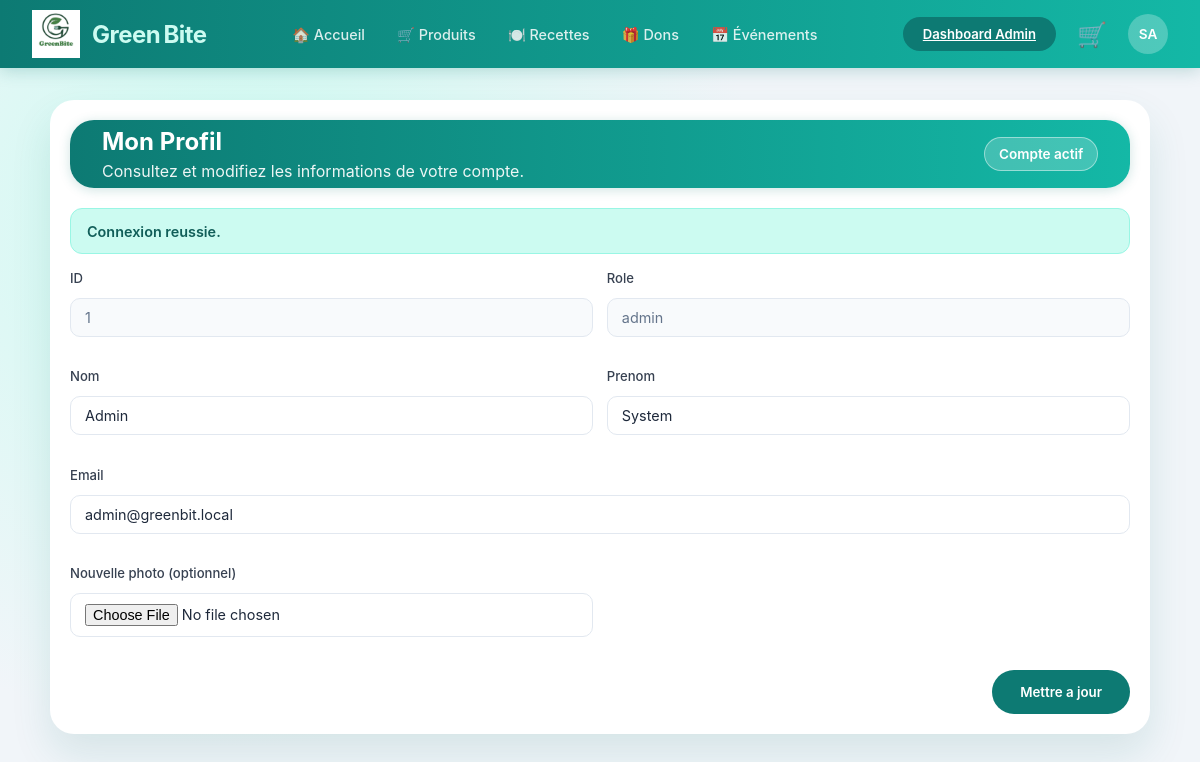
The app's page /Green-Bite/View/front-office/profile.php (signed in) with its own data.
### tables this page shows
CREATE TABLE `users` (
  `id` int(10) UNSIGNED NOT NULL,
  `nom` varchar(100) NOT NULL,
  `prenom` varchar(100) NOT NULL,
  `email` varchar(190) NOT NULL,
  `mot_de_passe` varchar(255) NOT NULL,
  `photo` varchar(255) DEFAULT NULL,
  `role` enum('admin','user','moderateur') NOT NULL DEFAULT 'user',
  `statut` enum('actif','inactif','suspendu') NOT NULL DEFAULT 'actif',
  `date_inscription` timestamp NOT NULL DEFAULT current_timestamp(),
  `updated_at` timestamp NULL DEFAULT NULL ON UPDATE current_timestamp()
);

### Green-Bite/Controller/bootstrap.php (called while the page is built, shortened)
<?php
require_once __DIR__ . '/../config/database.php';
function getFlash(): ?array
{
    $flash = $_SESSION['flash'];
    return $flash;
}
function h(?string $value): string
{
    return htmlspecialchars((string) $value, ENT_QUOTES, 'UTF-8');
}
function isLoggedIn(): bool
{
    return isset($_SESSION['user']) && !empty($_SESSION['user']['id']);
}
function getCurrentUser(): ?array
{
    return $_SESSION['user'] ?? null;
}

### Green-Bite/Controller/UserRepository.php (called while the page is built, shortened)
<?php
require_once __DIR__ . '/../config/database.php';
require_once __DIR__ . '/../Model/User.php';
final class UserRepository
{
    private PDO $pdo;
    public function __construct()
    {
        $this->pdo = getPdo();
    }
    public function findById(int $id): ?User
    {
        $stmt = $this->pdo->prepare('SELECT * FROM users WHERE id = :id LIMIT 1');
        $stmt->execute(['id' => $id]);
        $row = $stmt->fetch();
        return $row ? User::fromArray($row) : null;
    }
}

### Green-Bite/config/database.php (called while the page is built, shortened)
<?php
function getPdo(): PDO
{
    $dsn = 'mysql:host=' . DB_HOST . ';port=' . DB_PORT . ';dbname=' . DB_NAME . ';charset=utf8mb4';
    $options = [
        PDO::ATTR_ERRMODE => PDO::ERRMODE_EXCEPTION,
        PDO::ATTR_DEFAULT_FETCH_MODE => PDO::FETCH_ASSOC,
        PDO::ATTR_EMULATE_PREPARES => false,
    ];
    $pdo = new PDO($dsn, DB_USER, DB_PASS, $options);
    return $pdo;
}

### Green-Bite/Model/User.php (called while the page is built, shortened)
<?php
final class User
{
    private ?int $id;
    private string $nom;
    private string $prenom;
    private string $email;
    private string $role;
    private string $statut;
    public function __construct(
        ?int $id = null,
        string $nom = '',
        string $prenom = '',
        string $email = '',
        string $motDePasse = '',
        ?string $photo = null,
        string $role = 'user',
        string $statut = 'actif',
        ?string $dateInscription = null
    ) {
        $this->id = $id;
        $this->nom = $nom;
        $this->prenom = $prenom;
        $this->email = $email;
        $this->role = $role;
        $this->statut = $statut;
    }
    public static function fromArray(array $row): self
    {
        return new self(
            isset($row['id']) ? (int) $row['id'] : null,
            (string) ($row['nom'] ?? ''),
            (string) ($row['prenom'] ?? ''),
            (string) ($row['email'] ?? ''),
            (string) ($row['mot_de_passe'] ?? ''),
            isset($row['photo']) ? (string) $row['photo'] : null,
            (string) ($row['role'] ?? 'user'),
            (string) ($row['statut'] ?? 'actif'),
            isset($row['date_inscription']) ? (string) $row['date_inscription'] : null
        );
    }
    public function getId(): ?int
    {
        return $this->id;
    }
    public function getNom(): string
    {
        return $this->nom;
    }
    public function getPrenom(): string
    {
        return $this->prenom;
    }
    public function getEmail(): string
    {
        return $this->email;
    }
    public function getRole(): string
    {
        return $this->role;
    }
    public function getStatut(): string
    {
        return $this->statut;
    }
}

### Green-Bite/View/front-office/profile.php (the view, shortened to what this page needs)
<?php
require_once __DIR__ . '/../../Controller/bootstrap.php';
require_once __DIR__ . '/../../Controller/UserRepository.php';
$userRepository = new UserRepository();
$profileUser = $userRepository->findById((int) $_SESSION['user']['id']);
$flash = getFlash();
?>
<!DOCTYPE html>
<html lang="fr">
<head>
    <link rel="stylesheet" href="../style.css">
</head>
<body>
    <?php require_once __DIR__ . '/../includes/navbar.php'; ?>
    <main class="profile-page">
        <section class="profile-card card" aria-label="Page profil utilisateur connecte">
            <header class="dashboard-header profile-header rounded-3xl">
                <div>
                    <h1>Mon Profil</h1>
                    <p>Consultez et modifiez les informations de votre compte.</p>
                </div>
                <span class="profile-status">Compte <?= htmlspecialchars($profileUser->getStatut()) ?></span>
            </header>
            <?php if ($flash): ?>
                <div class="alert <?= htmlspecialchars($flash['type']) ?>"><?= htmlspecialchars($flash['message']) ?></div>
            <?php endif; ?>
            <form action="../../Controller/user.php" method="post" enctype="multipart/form-data" autocomplete="on" class="profile-form" novalidate>
                <div class="form-grid">
                    <?php if ($isAdmin): ?>
                        <div class="form-group">
                            <label for="profile-id">ID</label>
                            <input id="profile-id" name="id" type="number" value="<?= (int) $profileUser->getId() ?>" readonly>
                        </div>
                    <?php endif; ?>
                    <div class="form-group">
                        <label for="profile-role">Role</label>
                        <input id="profile-role" name="role" type="text" value="<?= htmlspecialchars($profileUser->getRole()) ?>" readonly>
                    </div>
                    <div class="form-group">
                        <label for="profile-nom">Nom</label>
                        <input id="profile-nom" name="nom" type="text" value="<?= htmlspecialchars($profileUser->getNom()) ?>" required>
                    </div>
                    <div class="form-group">
                        <label for="profile-prenom">Prenom</label>
                        <input id="profile-prenom" name="prenom" type="text" value="<?= htmlspecialchars($profileUser->getPrenom()) ?>" required>
                    </div>
                    <div class="form-group full">
                        <label for="profile-email">Email</label>
                        <input id="profile-email" name="email" type="email" value="<?= htmlspecialchars($profileUser->getEmail()) ?>" required>
                    </div>
                    <div class="form-group">
                        <label for="profile-photo">Nouvelle photo (optionnel)</label>
                        <input id="profile-photo" name="photo" type="file" accept="image/*">
                    </div>
                </div>
                <div class="auth-actions">
                    <button type="submit" class="primary-btn">Mettre a jour</button>
                </div>
            </form>
        </section>
    </main>
</body>
</html>

### Green-Bite/View/includes/navbar.php (shortened to what this page needs)
<?php
$currentUser = getCurrentUser();
$isAdmin = $currentUser && ($currentUser['role'] ?? '') === 'admin';
$initials = '';
if ($currentUser) {
    $initials = strtoupper(
        mb_substr($currentUser['prenom'] ?? '', 0, 1) .
        mb_substr($currentUser['nom'] ?? '', 0, 1)
    );
}
?>
<nav class="navbar">
    <a class="navbar-logo" href="/Green-Bite/View/front-office/index.php">
        <img src="/Green-Bite/View/assets/659943731_2229435644263567_1175829106494475277_n.ico" alt="GreenBite Logo" class="navbar-logo-img">
        <span class="navbar-logo-text">Green<span>Bite</span></span>
    </a>
    <ul class="navbar-links">
        <li><a href="/Green-Bite/View/front-office/home.php">🏠 Accueil</a></li>
        <?php
        $authUrl = '/Green-Bite/View/auth.php';
        $loggedIn = isLoggedIn();
        ?>
        <li><a href="<?= $loggedIn ? '/Green-Bite/View/front-office/index.php' : $authUrl ?>">🛒 Produits</a></li>
        <li><a href="<?= $loggedIn ? '/Green-Bite/View/front-office/recettes.php' : $authUrl ?>">🍽️ Recettes</a></li>
        <li><a href="<?= $loggedIn ? '/Green-Bite/View/front-office/dons.php' : $authUrl ?>">🎁 Dons</a></li>
        <li><a href="<?= $loggedIn ? '/Green-Bite/View/front-office/evenements/listEvenements.php' : $authUrl ?>">📅 Événements</a></li>
    </ul>
    <div class="navbar-right">
        <?php if ($isAdmin): ?>
            <a class="primary-btn nav-quick-btn" href="/Green-Bite/View/back-office/dashboard.php">Dashboard Admin</a>
        <?php endif; ?>
        <?php if (isLoggedIn()): ?>
            <a href="/Green-Bite/View/front-office/cart.php" class="cart-icon" title="Voir le panier">
                🛒
            </a>
            <div class="nav-user-dropdown" style="position:relative;">
                <div class="nav-avatar" onclick="document.getElementById('userDropdown').classList.toggle('show')" style="cursor:pointer;" title="<?= h($currentUser['prenom'] . ' ' . $currentUser['nom']) ?>">
                    <?= h($initials) ?>
                </div>
            </div>
        <?php else: ?>
            <a href="/Green-Bite/View/auth.php" class="primary-btn nav-quick-btn">🔑 Se connecter</a>
        <?php endif; ?>
    </div>
</nav>

### records on screen
users: initials "SA", statut "actif", id "1", role "admin", nom "Admin", prenom "System", email "admin@greenbit.local"

### other values on screen
$flash['message'] "Connexion reussie."
